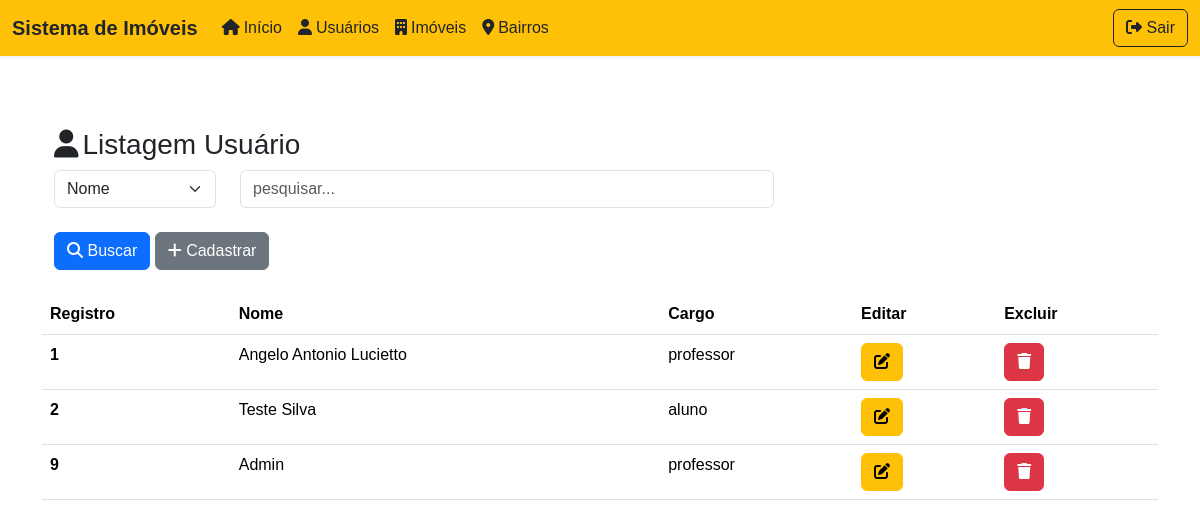
Before: /admin/usuario/UsuarioList.php with the older database file.
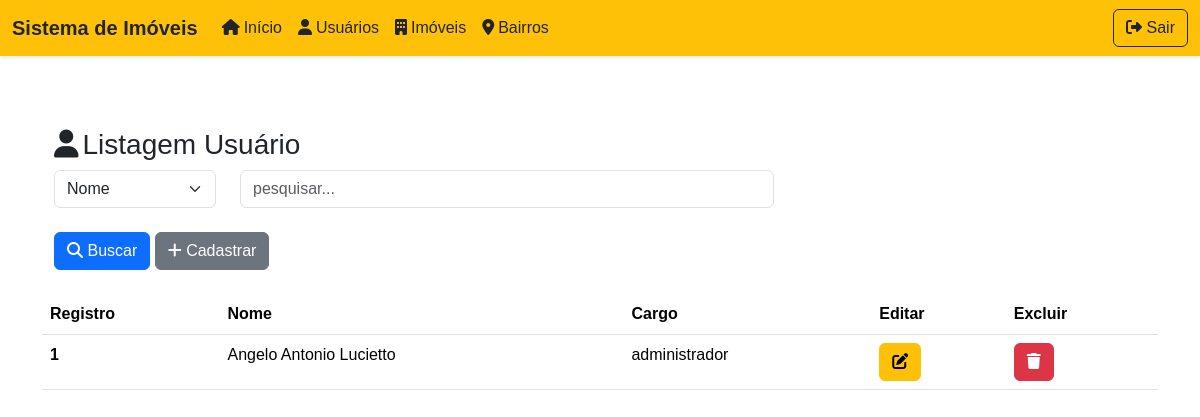
After: the same page with the newer database file.
### tables this page shows
CREATE TABLE IF NOT EXISTS `usuario` (
  `id` int NOT NULL AUTO_INCREMENT,
  `nome` varchar(100) DEFAULT NULL,
  `senha` varchar(150) DEFAULT NULL,
  `login` varchar(80) DEFAULT NULL,
  `cargo` varchar(20) DEFAULT NULL,
  PRIMARY KEY (`id`) USING BTREE
);

### admin/db.class.php (called while the page is built, shortened)
<?php
class db {
    private $host = "localhost";
    private $user = "root";
    private $password = "";
    private $dbname ="bancoimoveis";
    private $table_name;
    public function __construct($table_name){
        $this->table_name = $table_name;
        return $this->conn();
    }
    function conn(){
        try{
            $conn = new PDO(
                "mysql:host=$this->host;dbname=$this->dbname",
                $this->user,
                $this->password,
                [
                    PDO::ATTR_ERRMODE,
                    PDO::ERRMODE_EXCEPTION,
                    PDO::MYSQL_ATTR_INIT_COMMAND =>"SET NAMES utf8"
                ]
            );
            return $conn;
        } catch(PDOException $e){
            echo "Erro: ". $e->getMessage();
        }
    }
    public function all(){
        $conn = $this->conn();
        $sql = "SELECT * FROM $this->table_name";
        $st = $conn->prepare( $sql);
        $st->execute();
        return $st->fetchAll(PDO::FETCH_CLASS);
    }
}

### admin/usuario/UsuarioList.php (the view, shortened to what this page needs)
<?php
    include "../db.class.php";
    include_once "../../header.php";
        $db = new db('usuario');
        if(!empty($_POST)){
            $dados = $db->search($_POST);
        }else{
            $dados = $db->all();
        }
    ?>
    <body>
        <div class="container mt-5">
            <div class="row">
                <h3><i class="fas fa-user me-1"></i>Listagem Usuário</h3>
                <form action="./UsuarioList.php" method="post">
                    <div class="row">
                        <div class="col-md-2">
                            <select name="tipo" class="form-select">
                                <option value="nome">Nome</option>
                            </select>
                        </div>
                        <div class="col-md-6">
                            <input type="text" name="valor" placeholder="pesquisar..." class="form-control">
                        </div>
                    </div>
                    <div class="row">
                        <div class="col mt-4">
                            <button type="submit" class="btn btn-primary"><i class="fa-solid fa-magnifying-glass"></i> Buscar</button>
                            <a href="./UsuarioForm.php" class="btn btn-secondary"><i class="fa-solid fa-plus"></i> Cadastrar</a>
                        </div>
                    </div>
                </form>
            </div>
            <div class="row mt-4">
                <table class="table table-hover">
                <thead>
                    <tr>
                        <th scope="col">Registro</th>
                        <th scope="col">Nome</th>
                        <th scope="col">Cargo</th>
                        <th scope="col">Editar</th>
                        <th scope="col">Excluir</th>
                    </tr>
                </thead>
                <tbody>
                    <?php
                        foreach($dados as $item) {
                            echo"
                            <tr>
                                <th scope='row'>$item->id</th>
                                <td>$item->nome</td>
                                <td>$item->cargo</td>
                                <td>
                                    <a  class='btn btn-warning' title='Editar' href='./UsuarioForm.php?id=$item->id'><i class='fa-solid fa-pen-to-square'></i></a>
                                </td>
                                <td>
                                    <a class='btn btn-danger' title='Excluir'
                                        onclick='return confirm(\"Deseja Excluir?\")'
                                        href='./UsuarioList.php?id=$item->id'><i class='fa-solid fa-trash'></i>
                                    </a>
                                </td>
                            </tr>
                            ";
                        }
                    ?>
                </tbody>
                </table>
            </div>
    </main>
</body>
</html>

Changed rows visible on the page:
removed usuario: id "2", nome "Teste Silva", cargo "aluno"
removed usuario: id "9", nome "Admin", cargo "professor"
changed usuario "Angelo Antonio Lucietto": cargo "professor" → "administrador"
